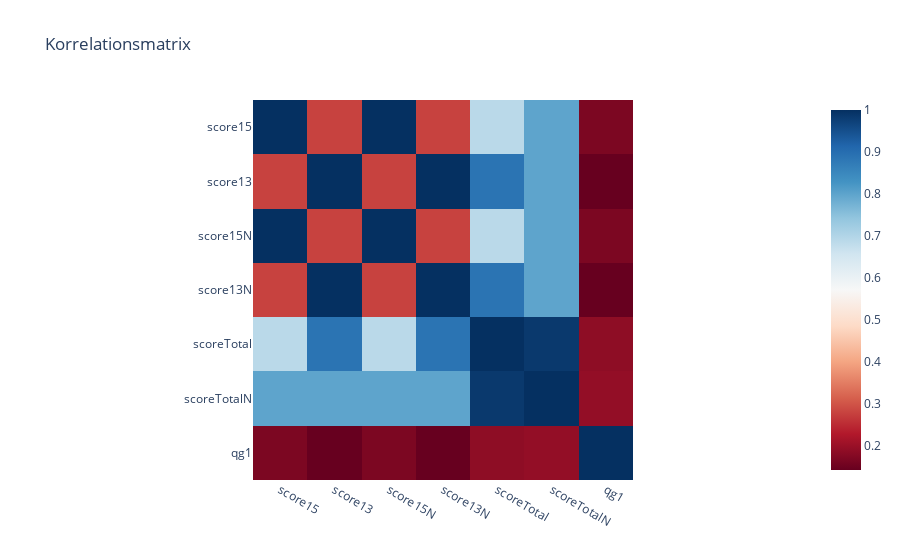

Write notebook code for a chart like this one.
### Code cell
px.imshow(data_experiment[['score15','score13','score15N','score13N','scoreTotal','scoreTotalN','qg1']].corr(), color_continuous_scale='RdBu', title='Korrelationsmatrix')

### Figure 1 — Plotly figure (JSON) as saved in the notebook; plotly's stock layout.template omitted (floating-point values rounded to 4 significant figures)
{"data": [{"coloraxis": "coloraxis", "hovertemplate": "x: %{x}<br>y: %{y}<br>color: %{z}<extra></extra>", "name": "0", "type": "heatmap", "x": ["score15", "score13", "score15N", "score13N", "scoreTotal", "scoreTotalN", "qg1"], "xaxis": "x", "y": ["score15", "score13", "score15N", "score13N", "scoreTotal", "scoreTotalN", "qg1"], "yaxis": "y", "z": [[1, 0.2787, 1.0, 0.2787, 0.6885, 0.7996, 0.1666], [0.2787, 1, 0.2787, 1.0, 0.8884, 0.7996, 0.1425], [1.0, 0.2787, 1, 0.2787, 0.6885, 0.7996, 0.1666], [0.2787, 1.0, 0.2787, 1, 0.8884, 0.7996, 0.1425], [0.6885, 0.8884, 0.6885, 0.8884, 1, 0.986, 0.1872], [0.7996, 0.7996, 0.7996, 0.7996, 0.986, 1, 0.1933], [0.1666, 0.1425, 0.1666, 0.1425, 0.1872, 0.1933, 1]]}], "layout": {"coloraxis": {"colorscale": [[0, "rgb(103,0,31)"], [0.1, "rgb(178,24,43)"], [0.2, "rgb(214,96,77)"], [0.3, "rgb(244,165,130)"], [0.4, "rgb(253,219,199)"], [0.5, "rgb(247,247,247)"], [0.6, "rgb(209,229,240)"], [0.7, "rgb(146,197,222)"], [0.8, "rgb(67,147,195)"], [0.9, "rgb(33,102,172)"], [1, "rgb(5,48,97)"]]}, "title": {"text": "Korrelationsmatrix"}, "xaxis": {"anchor": "y", "constrain": "domain", "domain": [0, 1], "scaleanchor": "y"}, "yaxis": {"anchor": "x", "autorange": "reversed", "constrain": "domain", "domain": [0, 1]}}}
